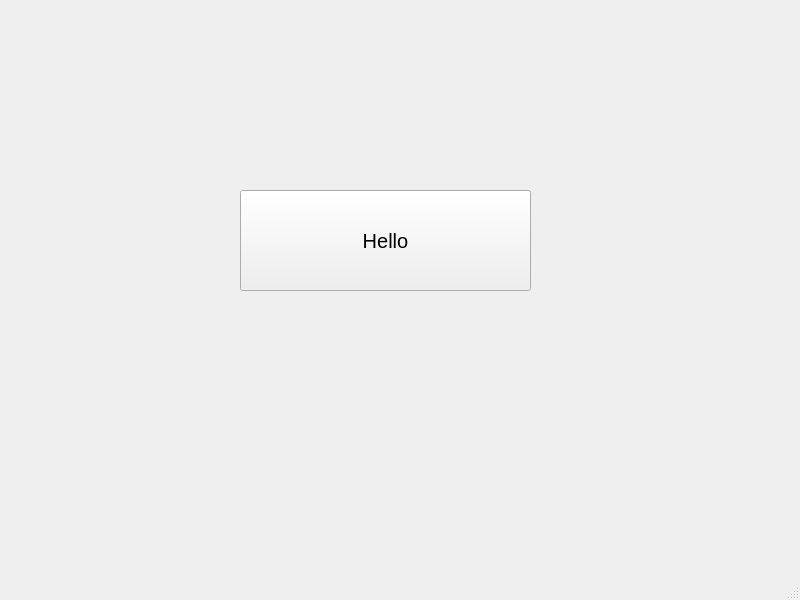
<?xml version="1.0" encoding="UTF-8"?>
<ui version="4.0">
 <class>MainWindow</class>
 <widget class="QMainWindow" name="MainWindow">
  <property name="geometry">
   <rect>
    <x>0</x>
    <y>0</y>
    <width>800</width>
    <height>600</height>
   </rect>
  </property>
  <property name="font">
   <font>
    <pointsize>15</pointsize>
   </font>
  </property>
  <property name="windowTitle">
   <string>MainWindow</string>
  </property>
  <widget class="QWidget" name="centralwidget">
   <widget class="QPushButton" name="pushButton">
    <property name="geometry">
     <rect>
      <x>240</x>
      <y>190</y>
      <width>291</width>
      <height>101</height>
     </rect>
    </property>
    <property name="text">
     <string>Hello</string>
    </property>
   </widget>
   <widget class="QLabel" name="label">
    <property name="geometry">
     <rect>
      <x>280</x>
      <y>330</y>
      <width>211</width>
      <height>51</height>
     </rect>
    </property>
    <property name="font">
     <font>
      <family>Liberation Sans</family>
      <pointsize>15</pointsize>
      <weight>75</weight>
      <bold>true</bold>
     </font>
    </property>
    <property name="text">
     <string/>
    </property>
   </widget>
  </widget>
  <widget class="QMenuBar" name="menubar">
   <property name="geometry">
    <rect>
     <x>0</x>
     <y>0</y>
     <width>800</width>
     <height>29</height>
    </rect>
   </property>
  </widget>
  <widget class="QStatusBar" name="statusbar"/>
 </widget>
 <resources/>
 <connections/>
</ui>
